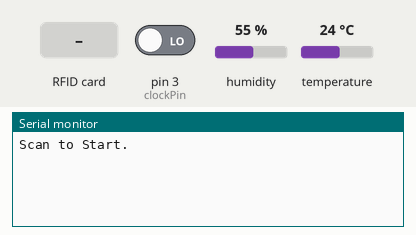
Simulated run of this sketch. Board: Arduino Uno, built with avr-gcc and run on an emulated ATmega328P. On the bench: the last lines printed to the serial monitor. The inputs (shaded band) are chosen by the test bench; at power-on: pin 3 (clockPin) LOW, humidity 55 %, temperature 24 °C.

Above: at 1.2 s.
1.3 s: pin 3 (clockPin) driven HIGH
At 1.8 s:
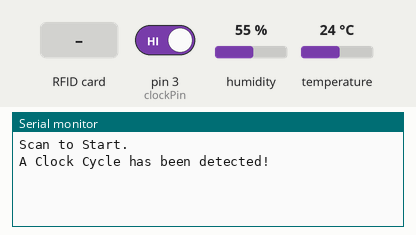
3.3 s: RFID card 94 83 1C BA held to the reader
At 4.7 s:
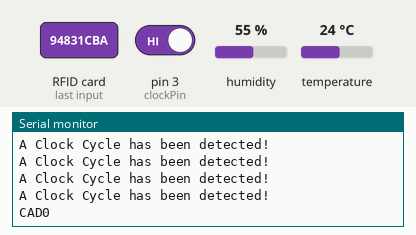
6.3 s: RFID card 31 F2 7C 20 held to the reader
At 8.99 s:
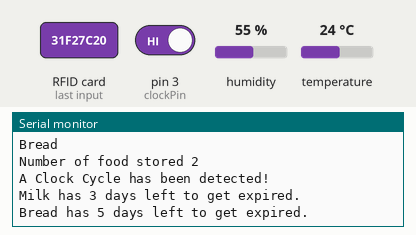
Timing chart, 0 to 10.5 s (numbered marks = the images above; inputs shaded):
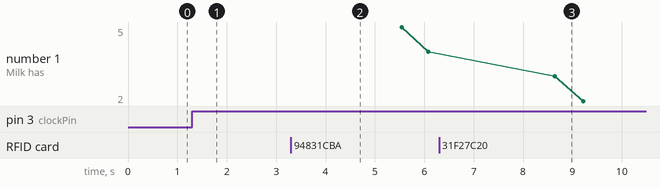

The sketch:

SRM.ino
```cpp
/*
 * Author:Jihan Alam
 * ID:16301199
*/
#include <SimpleDHT.h>
#include <SPI.h>
#include <MFRC522.h>
#define RST_PIN         9
#define SS_PIN          10
#define NR_KNOWN_KEYS   8
#include <SoftwareSerial.h>
String number="+8801761978754";
SoftwareSerial mySerial(6, 5);
int pinDHT11 = 2;
SimpleDHT11 dht11(pinDHT11);
MFRC522 mfrc522(SS_PIN, RST_PIN);
String foodId[20];
String foodName[20];
int timeLeft[20];
String willExpire;
String times;
int foodCounter=0;
int next=0;
int toRemove=0;
boolean aExist=false;
boolean msgFlag=false;
byte temperature = 0;
byte humidity = 0;
int clockPin = 3;
void setup() {
    Serial.begin(9600);
    while (!Serial);
    SPI.begin();
    mfrc522.PCD_Init();
    pinMode(clockPin,INPUT);
    Serial.println(F("Scan to Start."));
    mySerial.begin(9600);
//    while (!Serial) {
//    }
}
String retName(String s){
  if(s=="94831CBA"){
    return "Milk";
    }
    else if(s=="41DFC20"){
    return "Chicken Sausage";
    }
    else if(s=="31F27C20"){
    return "Bread";
    }
    else if(s=="316B8320"){
    return "Pasta";
    }
    else if(s=="31DF3920"){
    return "Fish";
    }
    else if(s=="4115EE20"){
    return "Beef Steak";
    }
}
void addFood(String s){
    foodId[next]=s;
    foodName[next]=retName(s);
    timeLeft[next]=6;
    foodCounter++;
    next++;
}
void removeFood(String s){
  if(foodId[toRemove]==s){
    foodId[toRemove]="";
    leftShift();
    aExist=false;
    foodCounter--;
    next--;
  }
}
void leftShift(){
  for(int i=toRemove;i<20;i++){
    foodId[i]=foodId[i+1];
    foodName[i]=foodName[i+1];
    timeLeft[i]=timeLeft[i+1];
  }
  toRemove=0;
}
void checkAddFood(String s){
    if(next<20){
        if(foodCounter==0){
          addFood(s);
          Serial.println("CAD0");
          }
        else if(foodCounter!=0){
            for(int i=0;i<=foodCounter-1;i++){
              if(foodId[i]==s){
                aExist=true;
                toRemove=i;
              }
            }
            if(aExist==true){
              removeFood(s);
              Serial.println("CADR1");
            }
            else{
              addFood(s);
              Serial.println("CAD2");
            }
        }
    }
    else{
        Serial.println("Fridge is full try again later");
    }
}
void readFood(byte *buffer, byte bufferSize) {
    String s= "";
    for (byte i = 0; i < bufferSize; i++) {
        s+=String(buffer[i],HEX);
    }
    s.toUpperCase();
    checkAddFood(s);
    delay(2000);
}
void sendMassage(String msg,String t){
  delay(10000);
  mySerial.println("AT+CMGF=1");
  delay(1000);
  mySerial.println("AT+CMGS=\"+8801761978754\"\r"); //replace x by your number
  delay(1000);
  mySerial.println(msg+"will expire within "+t+"days respectively. Current temprature is "+temperature+" Degree C");
  delay(100);
  mySerial.println((char)26);
  delay(1000);
  Serial.println("Sending Massage.");
}
void checkSendMassage(){
  dht11.read(&temperature, &humidity, NULL);
  for(int i=0;i<foodCounter;i++){
    if(timeLeft[i]!=0){
        timeLeft[i]=timeLeft[i]-1;
      }
  }
  for(int i=0;i<foodCounter;i++){
    Serial.println(foodName[i]+" has "+String(timeLeft[i])+" days left to get expired.");
  }
  for(int i=0;i<foodCounter;i++){
    if(timeLeft[i]<=2){
        msgFlag=true;
        willExpire+=foodName[i]+", ";
        times+=String(timeLeft[i])+ ", ";
        Serial.println("Food going to be expired soon.");
      }
  }
  if(msgFlag==true){
    sendMassage(willExpire,times);
    willExpire="";
    times="";
    msgFlag=false;
    Serial.println("Sent.");
  }
}
void loop() {
    // Reset the loop if no new card present on the sensor/reader. This saves the entire process when idle.
    if(digitalRead(clockPin)==HIGH){
      Serial.println("A Clock Cycle has been detected!");
      checkSendMassage();
      delay(500);
    }
    if ( ! mfrc522.PICC_IsNewCardPresent())
        return;
    if ( ! mfrc522.PICC_ReadCardSerial())
        return;

    readFood(mfrc522.uid.uidByte, mfrc522.uid.size);

    for(int i=0;i<foodCounter;i++){
      Serial.println(foodName[i]);
    }
    char buffer[100];
    sprintf(buffer,"Number of food stored %d",foodCounter);
    Serial.println(buffer);
}
```

Measured:
- after the input at 1.3 s, the serial monitor: prints a new line at once (image 1)
- after the input at 3.3 s, the serial monitor: prints a new line after 0.18 s (image 2)
- after the input at 6.3 s, the serial monitor: prints a new line after 0.27 s (image 3)
